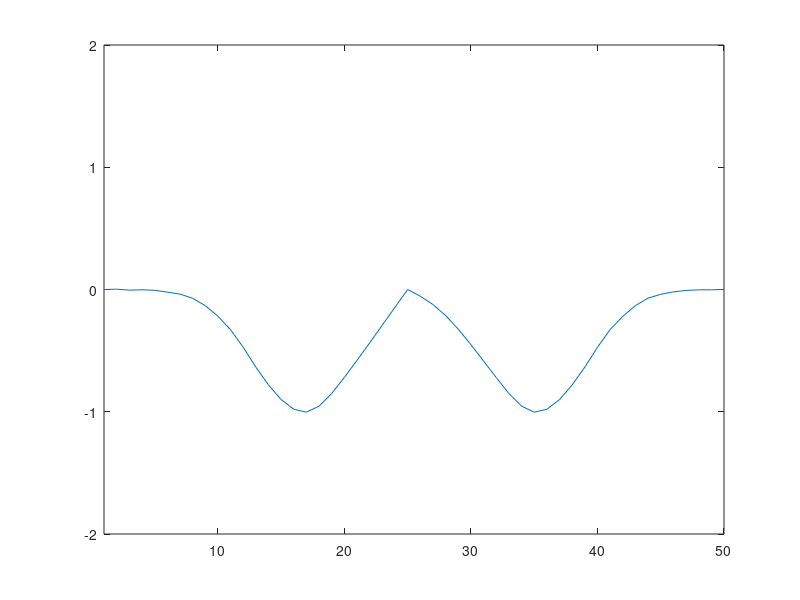

This chart was generated by the following MATLAB code:
clear;
ke=50;
% Position of the source
ks=ke/2;
% Number of time steps
nsteps=100;
% Cell size and time stepping
c0=3.e8;
dx=0.01;
dt=dx/(2.*c0);
% Constants
cc=c0*dt/dx;
% Initialize vectors
ex=zeros(1,ke);
hy=zeros(1,ke);
% Gaussian pulse
t0=20;
spread=8;
% Start loop
for t=1:nsteps
% E field loop
    for k=2:ke-1
        ex(k)=ex(k)+cc*(hy(k-1)-hy(k));
    end
% Source
    ex(ks)=exp(-.5*((t-t0)/spread)^2);
% H field loop
    for k=1:ke-1
        hy(k)=hy(k)+cc*(ex(k)-ex(k+1));
    end
plot(ex);axis([1 ke -2 2]);
M(:,t) = getframe ;
% input('')end
end
movie(M,1);